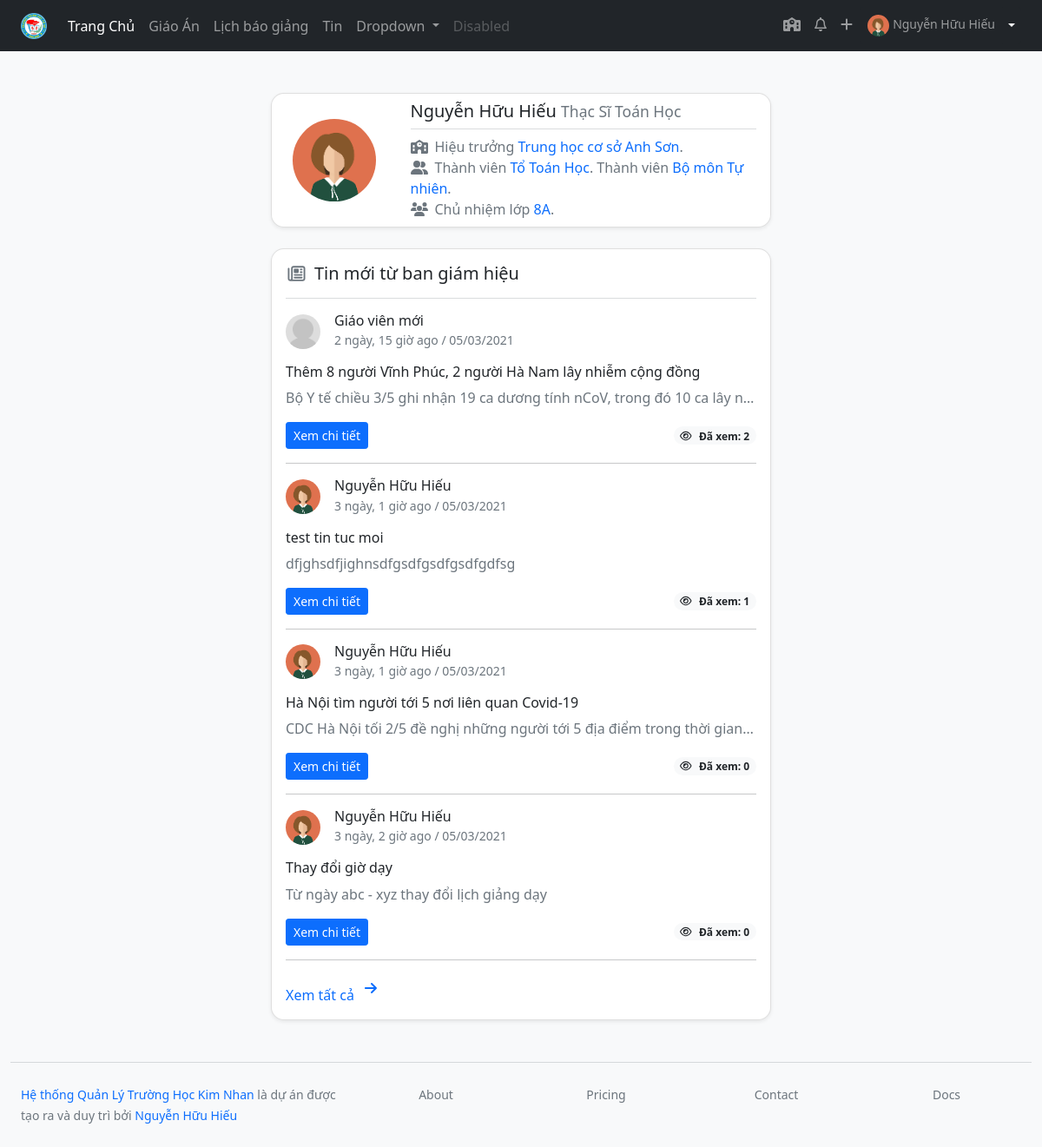
The app's page / (signed in) with its own data.
### lessonmanagement/models.py (models this page shows, shortened)
class Teacher(models.Model):
    user = models.OneToOneField(User, on_delete=models.SET_NULL, blank=True, null=True, verbose_name="Tài khoản đăng nhập", help_text="Tài khoản đăng nhập viết liền không dấu. Ví dụ: nhhieu. Viết tắt của Nguyễn Hữu Hiếu. Nếu trùng họ tên thì thêm số vào sau, ví dụ nhhieu2")
    firstname = models.CharField("Họ",max_length=20, blank=True)
    lastname = models.CharField("Tên", max_length=20, blank=True)
    zalo_number = models.DecimalField(verbose_name="Số điện thoại",help_text="Số điện thoại có đăng ký zalo, sử dụng để nhận thông báo từ ban giám hiệu", max_digits=12, decimal_places=0,null=True, blank=True)
    birth_date = models.DateField("Ngày sinh", null=True, blank=True)
    SEX_CHOICES = [
    ('male', 'Nam'),
    ('female', 'Nữ')
    ]
    sex = models.CharField(verbose_name="Giới tính", max_length=6, choices=SEX_CHOICES, null=True, blank=True)
    main_subject = models.ForeignKey("Subject",on_delete=models.SET_NULL,null=True,blank=True, verbose_name="Chuyên môn chính")
    EDUCATION_LEVEL_CHOICES = [
        ('inter', 'Trung Cấp'),
        ('college', 'Cao Đẳng'),
        ('university', 'Đại Học'),
        ('master', 'Thạc Sĩ')
    ]
    education_level = models.CharField(max_length=20, choices=EDUCATION_LEVEL_CHOICES, null=True, blank=True)
    is_work = models.BooleanField("Có đang công tác",default=True, help_text="Tích vào ô nếu đang công tác tại trường, bỏ tích nếu đã nghỉ hưu hoặc chuyển sang đơn vị khác")
    def user_directory_path(instance, filename):
        return 'user_{0}/{1}'.format(instance.user.id, filename)
    avatar = models.ImageField("Ảnh đại diện", help_text = "Ảnh nên được crop về ảnh vuông để đạt được độ thẩm mỹ cao nhất",upload_to = user_directory_path, blank = True, null = True)
    def full_name(self):
        return ('%s %s') % (self.firstname, self.lastname)
    class Meta:
        verbose_name = "Giáo viên"
        verbose_name_plural = "Giáo viên"
    def managers(self):
        managers = {}
        teacher = self.user.teacher.id
        subject_manager = SubjectTeacher.objects.filter(teacher=teacher).filter(is_active = True)
        if subject_manager:
            subject_manager = subject_manager.latest('-id')
            managers['subject'] = subject_manager
        group_manager = GroupSubjectManager.objects.filter(teacher=teacher).filter(is_active=True)
        if group_manager:
            group_manager = group_manager.latest('-id')
            managers['group'] = group_manager
        school_manager = SchoolManager.objects.filter(teacher=teacher).filter(is_active=True)
        if school_manager:
            school_manager = school_manager.latest('-id')
            managers['school'] = school_manager
        classyear_manager = ClassyearManager.objects.filter(teacher=teacher).filter(is_active=True)
        if classyear_manager:
            classyear_manager = classyear_manager.latest('-id')
            managers['class'] = classyear_manager
        return managers

class SchoolAbstract(models.Model):
    title = models.CharField(max_length=50, verbose_name="Tiêu đề")
    description = models.CharField(max_length=200, verbose_name="Mô tả sơ lược", blank=True)
    cover = models.ImageField(upload_to="coverimages/", verbose_name="Ảnh bìa", null = True, blank = True)
    class Meta:
        abstract = True
    def __str__(self):
        return self.title

class Subject(SchoolAbstract):
    group = models.ForeignKey("GroupSubject", related_name='subject123',on_delete=models.SET_NULL, null=True, blank=True, verbose_name='Bộ môn')
    subject_slug = models.SlugField(max_length=50, null=True, blank=True)
    class Meta:
        verbose_name = "Môn học"
        verbose_name_plural = "Môn học"

class MembershipAbstract(models.Model):
    teacher = models.ForeignKey("Teacher", on_delete=models.CASCADE)
    startdate = models.DateField(blank=True, null=True)
    enddate = models.DateField(blank=True, null=True)
    is_active = models.BooleanField(default=True, blank=True, verbose_name="Có hiệu lực không", help_text="Không: Nếu giáo viên đã nghỉ hưu hoặc thôi việc")
    class Meta:
        abstract = True

class SchoolManager(MembershipAbstract):
    school = models.ForeignKey(School, on_delete=models.CASCADE)
    ROLE_CHOICES = [
    ('submanager', 'Hiệu phó'),
    ('manager', 'Hiệu trưởng'),
    ('member', 'Khác')
    ]
    role = models.CharField(max_length=10, choices=ROLE_CHOICES)
    class Meta:
        verbose_name = "Quản lý trường học "
        verbose_name_plural = "Quản lý trường học"

class School(SchoolAbstract):
    class Meta:
        verbose_name = "Trường Học"
        verbose_name_plural = "Trường Học"

class SubjectTeacher(MembershipAbstract):
    subject = models.ForeignKey(Subject, on_delete=models.CASCADE)
    ROLE_CHOICES = [
    ('member', 'Thành viên'),
    ('manager', 'Tổ trưởng'),
    ]
    role = models.CharField(max_length=10, choices=ROLE_CHOICES)
    class Meta:
        verbose_name = "Thành Viên/Quản lý Môn học"
        verbose_name_plural = "Thành Viên/Quản lý Môn học"

class GroupSubjectManager(MembershipAbstract):
    group = models.ForeignKey(GroupSubject, on_delete=models.CASCADE)
    ROLE_CHOICES = [
    ('member','Thành viên'),
    ('submanager', 'Phó bộ môn'),
    ('manager', 'Trưởng bộ môn'),
    ]
    role = models.CharField(max_length=10, choices=ROLE_CHOICES)
    class Meta:
        verbose_name = "Thành Viên/Quản lý Bộ Môn"
        verbose_name_plural = "Thành Viên/Quản lý Bộ Môn"

class GroupSubject(SchoolAbstract):
    class Meta:
        verbose_name = "Bộ môn"
        verbose_name_plural = "Bộ môn"

class ClassyearManager(MembershipAbstract):
    classyear = models.ForeignKey("Classyear", on_delete=models.CASCADE)
    class Meta:
        verbose_name = "Giáo viên chủ nhiệm"
        verbose_name_plural = "Giáo viên chủ nhiệm"
    def __str__(self):
        return self.classyear.__str__()

class Classyear(models.Model):
    TITLE_CHOICES = [
    ('A', 'A'),
    ('B', 'B'),
    ('C', 'C'),
    ('D', 'D')
    ]
    title = models.CharField(verbose_name="Tên lớp", max_length=1, choices=TITLE_CHOICES)
    startyear = models.IntegerField()
    @property
    def class_level(self):
        return class_level_def(self.startyear)
    def class_title_year(self):
        return "%s%s" % (self.class_level, self.title)
    class Meta:
        unique_together = ('title', 'startyear')
        verbose_name = "Lớp học"
        verbose_name_plural = "Lớp học"
    def __str__(self):
        return  self.class_title_year()

class News(models.Model):
    creater = models.ForeignKey(Teacher, on_delete=models.CASCADE, related_name="create_news")
    title = models.CharField(max_length=100)
    content = models.TextField()
    cover = models.FileField(upload_to="news/", verbose_name="File đính kèm trong tin tức", null = True, blank = True)
    upload_time = models.DateTimeField(auto_now=True)
    viewer = models.ManyToManyField(Teacher, blank=True, null=True)
    class Meta:
        ordering = ['upload_time']

### lessonmanagement/views.py (the view)
# urls.py: path('', views.index, name="index"),
@login_required
def index(request):
    teacher = request.user.teacher
    news = News.objects.order_by('-upload_time')[:5].annotate(Count('viewer'))
    countlesson = Lesson.objects.filter(teacher=teacher.id).count()
    page_title = 'Trang chủ'
    context = {'page_title': page_title }
    if countlesson:
        context['countlesson'] = countlesson
    if news:
        context['news'] = news
    return render(request, 'index.html', context)

### lessonmanagement/models.py (called while the page is built)
def class_level_def(year):
    i = 0
    if (now.month < 9):
        i =  (now.year - year) + 5
    else:
        i = (now.year - year) + 6
    if i in [6,7,8,9]:
        return i
    else:
        return year

### lessonmanagement/templatetags/lessonmanagement_extras.py (called while the page is built)
@register.simple_tag
def base_page_title():
    return 'test'

### lessonmanagement/templates/index.html
{% extends 'base.html' %}
{% load static %}
{% block content %}
{% with teacher=request.user.teacher %}
<div class="row justify-content-center">
  <div class="col-lg-6">
    {% include 'home/profile.html' %}
    {% include 'home/news.html' %}
</div>
{% endwith %}
{% endblock %}

### lessonmanagement/templates/topnav.html (shortened to what this page needs)
      {% load static %}
      <nav class="navbar navbar-expand-lg navbar-dark bg-dark  ">
        <div class="container-fluid px-lg-4">
          <a class="navbar-brand" href="{% url 'index' %}"><img src="{% static 'imgs/logo_thcsanhson.png'%}" alt="" height="30px"></a>
          <div class="collapse navbar-collapse" id="navbarSupportedContent">
            <ul class="navbar-nav me-auto mb-2 mb-lg-0">
              <li class="nav-item">
                <a class="nav-link {% if request.path == '/' %} active {% endif %}" aria-current="page" href="{% url 'index' %}">Trang Chủ</a>
              </li>
              <li class="nav-item">
                <a class="nav-link {% if 'lesson' in request.path %} active {% endif %}" href="{% url 'lessondashboard' %}">Giáo Án</a>
              </li>
              <li class="nav-item">
                <a class="nav-link {% if 'schedule' in request.path %} active {% endif %} " href="{% url 'schedule' %}">Lịch báo giảng</a>
              </li>
              <li class="nav-item">
                <a class="nav-link " href="#">Tin</a>
              </li>
              <li class="nav-item dropdown">
                <a class="nav-link dropdown-toggle" href="#" id="navbarDropdown" role="button" data-bs-toggle="dropdown" aria-expanded="false">
                  Dropdown
                </a>
              </li>
              <li class="nav-item">
                <a class="nav-link disabled" href="#" tabindex="-1" aria-disabled="true">Disabled</a>
              </li>
            </ul>
            <ul class="navbar-nav  mb-2 mb-lg-0">
              {% if request.user.is_staff %}
              <li class="nav-item">
                <a class="nav-link"  href="{% url 'admin:index' %}">
                  <i class="fas fa-school"></i>
                </a>
              </li>
              {% endif %}
              <li class="nav-item">
                <a class="nav-link"  href="#"><i class="far fa-bell"></i></a>
              </li>
              <li class="nav-item">
                <a class="nav-link" href="#"><i class="fas fa-plus"></i></a>
              </li>
              <li class="nav-item">
                <div class="btn-group">
                  {% if request.path == '/profile/' %}
                  <a href="{% url 'profile' %}" class="nav-link btn btn-light text-dark btn-sm">
                    <img src="
                    {% if request.user.teacher.avatar %}
                    {{ request.user.teacher.avatar.url }}
                    {% else %}
                    {% static 'imgs/no-avatar.png' %}
                    {% endif %}
                    " class="rounded-circle" alt="" height="25px">
                    {{ request.user.teacher.full_name }}
                  </a>
                  <button type="button" class="btn  btn-sm btn-light text-dark dropdown-toggle dropdown-toggle-split" data-bs-toggle="dropdown" aria-expanded="false">
                    <span class="visually-hidden">Toggle Dropdown</span>
                  </button>
                  {% else %}
                  <a href="{% url 'profile' %}" class="nav-link btn btn-dark btn-sm">
                    <img src="
                    {% if request.user.teacher.avatar %}
                    {{ request.user.teacher.avatar.url }}
                    {% else %}
                    {% static 'imgs/no-avatar.png' %}
                    {% endif %}
                    " class="rounded-circle" alt="" height="25px">
                    {{ request.user.teacher.full_name }}
                  </a>
                  <button type="button" class="btn  btn-sm btn-dark dropdown-toggle dropdown-toggle-split" data-bs-toggle="dropdown" aria-expanded="false">
                  </button>
                  {% endif %}
                </div>
              </li>
            </ul>
          </div>
        </div>
      </nav>

### lessonmanagement/templates/home/profile.html
<div class="row justify-content-center mt-lg-5 mt-3 mb-4">
    <div class="col-lg-12">
        <div class="card rounded-15 shadow-sm" >
        <div class="row g-0">
            {% if teacher.avatar %}
            <div class="col-lg-3 d-flex align-items-center justify-content-center p-4">
            <img src="{{ teacher.avatar.url }}"  class="img-fluid rounded-circle" alt="...">
            </div>
            {% endif %}
            <div class="col d-flex align-items-center py-2 ">
            <div class="card-body py-0 ">
                <h5 class="card-title " ><a href="{% url 'profile' %}" class="text-decoration-none text-dark">{{ teacher.full_name }} </a>  <small class="text-muted"> {{ teacher.get_education_level_display }} {{ teacher.main_subject }}</small></h5>
                <hr class="text-muted my-2">
                <div class="card-text m-0 pb-0">
                <ul class="list-unstyled text-muted  m-0">
                    <li>
                    {% if teacher.managers.school %}
                    <li>
                        <i class="fas fa-school fa-fw me-2 text-muted"></i>{{ teacher.managers.school.get_role_display }} <a href="#" class="text-decoration-none"> {{ teacher.managers.school.school.title }}</a>.
                    </li>
                    {% endif %}
                    <i class="fas fa-user-friends  fa-fw me-2 text-muted"></i>{{ teacher.managers.subject.get_role_display }}<a href="#" class="text-decoration-none"> Tổ {{ teacher.managers.subject.subject.title }}</a>. {% if teacher.managers.group%}{{ teacher.managers.group.get_role_display }} <a href="#" class="text-decoration-none">Bộ môn {{ teacher.managers.group.group.title }}</a>.{% endif %}</li>
                    {% if teacher.managers.class %}
                    <li><i class="fas fa-users fa-fw me-2 text-muted"></i>Chủ nhiệm lớp <a href="#" class="text-decoration-none"> {{ teacher.managers.class }}</a>.</li>
                    {% endif %}
                </ul>
                </div>
            </div>
            </div>
        </div>
        </div>
    </div>
</div>

### lessonmanagement/templates/home/news.html
{% load humanize %}
{% load static %}
{% if news %}
<div class="row">
  <div class="col-lg-12 justify-content-center">
    <div class="card rounded-15 shadow-sm">
      <div class="card-body">
        <h5><i class="far fa-newspaper text-muted me-2 fa-fw"></i>Tin mới từ ban giám hiệu</h5>
        <hr class="text-muted">
        {% for new in news %}
        <div class="d-flex align-items-center mb-3">
          <img src="
          {% if new.creater.avatar %}
          {{ new.creater.avatar.url }}
          {% else %}
          {% static 'imgs/no-avatar.png' %}
          {% endif %}
          " alt="" class="rounded-circle" height="40px">
          <div class="ms-3">
            <h6 class="m-0"><a href="{% url 'teacher' new.creater.id %}" class="text-decoration-none m-0 text-dark"> {{ new.creater.full_name }}</a></h6>
            <small class="text-muted m-0">{{ new.upload_time|naturaltime }} / {{ new.upload_time|date:"SHORT_DATE_FORMAT" }}</small>
          </div>
        </div>
        <h6><a href="#" class="text-decoration-none link-dark"> {{ new.title }}</a></h6>
        <p class="text-muted text-truncate" >
        {{ new.content }}
        </p>
        <div class="d-flex justify-content-between align-items-center">
          <a href="#" class="btn btn-sm btn-primary text-decoration-none me-3">Xem chi tiết</a>
          <span class="badge bg-light text-dark rounded-pill "> <i class="far fa-eye me-2"></i>Đã xem: {{ new.viewer.count }} </span>
        </div>
        <hr >
        {% endfor %}
        <a href="#" class="text-decoration-none">Xem tất cả <i class="fas fa-arrow-right ms-2 my-2"></i></a>
      </div>
    </div>
  </div>
</div>
{% endif %}

### lessonmanagement/static/css/style.css (style rules this page uses)
.rounded-15 { -webkit-border-radius: 15px; -moz-border-radius: 15px; border-radius: 15px; }

### records on screen
Teacher: avatar (picture), full_name "Nguyễn Hữu Hiếu", education_level "Thạc Sĩ", main_subject "Toán Học", managers.school.role "Hiệu trưởng", managers.school.school "Trung học cơ sở Anh Sơn", managers.subject.role "Thành viên", managers.subject.subject "Toán Học", managers.group.role "Thành viên", managers.group.group "Tự nhiên", managers.class "8A"
News: creater.full_name "Giáo viên mới", upload_time "2 ngày, 15 giờ ago", upload_time "05/03/2021", title "Thêm 8 người Vĩnh Phúc, 2 người Hà Nam lây nhiễm cộng đồng", content "Bộ Y tế chiều 3/5 ghi nhận 19 ca dương tính nCoV, trong đó 10 ca lây n…", viewer.count "2"
News: creater.avatar (picture), creater.full_name "Nguyễn Hữu Hiếu", upload_time "3 ngày, 1 giờ ago", upload_time "05/03/2021", title "test tin tuc moi", content "dfjghsdfjighnsdfgsdfgsdfgsdfgdfsg", viewer.count "1"
News: creater.avatar (picture), creater.full_name "Nguyễn Hữu Hiếu", upload_time "3 ngày, 1 giờ ago", upload_time "05/03/2021", title "Hà Nội tìm người tới 5 nơi liên quan Covid-19", content "CDC Hà Nội tối 2/5 đề nghị những người tới 5 địa điểm trong thời gian…", viewer.count "0"
News: creater.avatar (picture), creater.full_name "Nguyễn Hữu Hiếu", upload_time "3 ngày, 2 giờ ago", upload_time "05/03/2021", title "Thay đổi giờ dạy", content "Từ ngày abc - xyz thay đổi lịch giảng dạy", viewer.count "0"

### other values on screen
{{ request.user.teacher.full_name }} "Nguyễn Hữu Hiếu"
